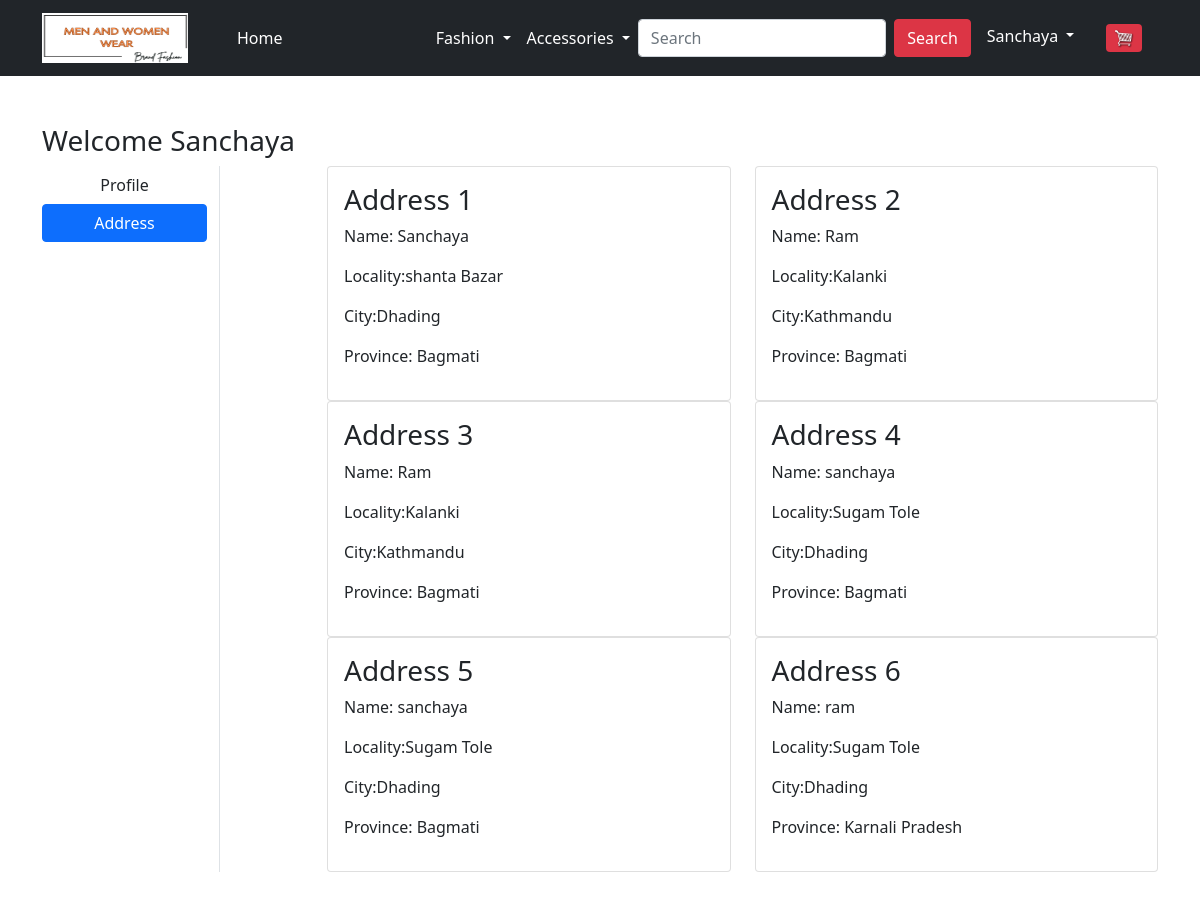
The app's page /address/ (signed in) with its own data.
### app/models.py (models this page shows, shortened)
class Customer(models.Model):
    user = models.ForeignKey(User, on_delete=models.CASCADE)
    name = models.CharField(max_length = 200)
    locality = models.CharField(max_length=200)
    city = models.CharField(max_length=50)
    province = models.CharField(choices=PROVINCE_CHOICES, max_length=50)

### app/views.py (the view)
# urls.py: path('address/', views.address, name='address'),
@login_required
def address(request):
    add = Customer.objects.filter(user = request.user)
    return render(request, 'app/address.html', {'add':add, 'active':'btn-primary'})

### app/templates/app/address.html (shortened to what this page needs)
{% extends 'app/base.html' %}
{% load static %}
{% block main-content %}
<div class="container my-5">
 <div class="row">
 <h3>Welcome <span class = "text-capitalize">{{request.user}}</span></h3>
  <div class="col-sm-2 border-end">
   <ul class="list-unstyled">
    <li class="d-grid"><a href="{% url 'profile' %}" class="btn">Profile</a></li>
    <li class="d-grid"><a href="{% url 'address' %}" class="btn {{active}}">Address</a></li>
   </ul>
  </div>
  <div class="col-sm-9 offset-sm-1">
   <div class="row">
    {% for a in add %}
    <div class="col-sm-6">
     <div class="card">
      <div class="card-body">
       <h3>Address {{forloop.counter}}</h3>
       <p>Name: {{a.name}}</p>
       <p>Locality:{{a.locality}}</p>
       <p>City:{{a.city}}</p>
       <p>Province: {{a.province}}</p>
      </div>
     </div>
    </div>
    {%endfor%}
   </div>
  </div>
 </div>
</div>
{% endblock main-content %}

### app/templates/app/base.html (shortened to what this page needs)
<!doctype html>
{% load static %}
<html lang="en">
  <head>
    <link href="https://cdn.jsdelivr.net/npm/bootstrap@5.0.0-beta1/dist/css/bootstrap.min.css" rel="stylesheet">
    <link rel="stylesheet" href="{% static 'app/css/owl.carousel.min.css' %}">
    <link rel="stylesheet" href="{% static 'app/css/all.min.css' %}">
    <link rel="stylesheet" href="{% static 'app/css/style.css' %}">
  </head>
  <body>
    <nav class="navbar navbar-expand-lg navbar-dark bg-dark">
     <div class="container">
       <a class="navbar-brand" href="/"><img src="{%static 'app/images/EcommerceLogo.png' %}" height="50px" width="146px"></a>
       <div class="collapse navbar-collapse" id="navbarSupportedContent">
         <ul class="navbar-nav me-auto mb-2 mb-lg-0">
           <li class="nav-item">
             <a class="nav-link active" aria-current="page" href="/">Home</a>
           </li>
           <li class="nav-item dropdown">
           <li class="nav-item dropdown">
           <li class="nav-item dropdown">
             <a class="nav-link dropdown-toggle text-white" href="#" id="fashionDropdown" role="button" data-bs-toggle="dropdown" aria-expanded="false">
               Fashion
             </a>
           </li>
         </ul>
         <ul class="navbar-nav me-auto mb-2 mb-lg-0">
          <li class="nav-item dropdown">
          <a class="nav-link dropdown-toggle text-white" href="#" id="fashionDropdown" role="button" data-bs-toggle="dropdown" aria-expanded="false">
            Accessories
          </a>
        </li>
      </ul>
      <form  action="/search" method="GET" class="d-flex">
        <input class="form-control me-2" name="keyword" type="search" placeholder="Search" required aria-label="Search">
        <button class="btn btn-danger" type="submit">Search</button>
      </form>
         <div>
          <ul class="navbar-nav me-auto mb-2 mb-lg-0">
             {% if request.user.is_authenticated %}
           <li class="nav-item dropdown mx-2">
              <a class="nav-link dropdown-toggle text-white" href="#" id="profileDropdown" role="button" data-bs-toggle="dropdown" aria-expanded="false">
                {{request.user.username|capfirst}}
              </a>
               <li class="nav-item mx-2">
              <a href="{% url 'showcart' %}" class="nav-link text-white"><span class="badge bg-danger">{{totalitem}}<img src="{%static 'app/images/cart.png' %}" height="20px" width="20px"> </a>
             </li>
           {% endif %}
          </ul>
         </div>
       </div>
     </div>
    </nav>
    {% block main-content %} {% endblock main-content %}
  </body>
</html>

### records on screen
Customer: name "Sanchaya", locality "shanta Bazar", city "Dhading", province "Bagmati"
Customer: name "Ram", locality "Kalanki", city "Kathmandu", province "Bagmati"
Customer: name "Ram", locality "Kalanki", city "Kathmandu", province "Bagmati"
Customer: name "sanchaya", locality "Sugam Tole", city "Dhading", province "Bagmati"
Customer: name "sanchaya", locality "Sugam Tole", city "Dhading", province "Bagmati"
Customer: name "ram", locality "Sugam Tole", city "Dhading", province "Karnali Pradesh"

### other values on screen
{{ request.user.username|capfirst }} "Sanchaya"
{{ request.user }} "Sanchaya"
